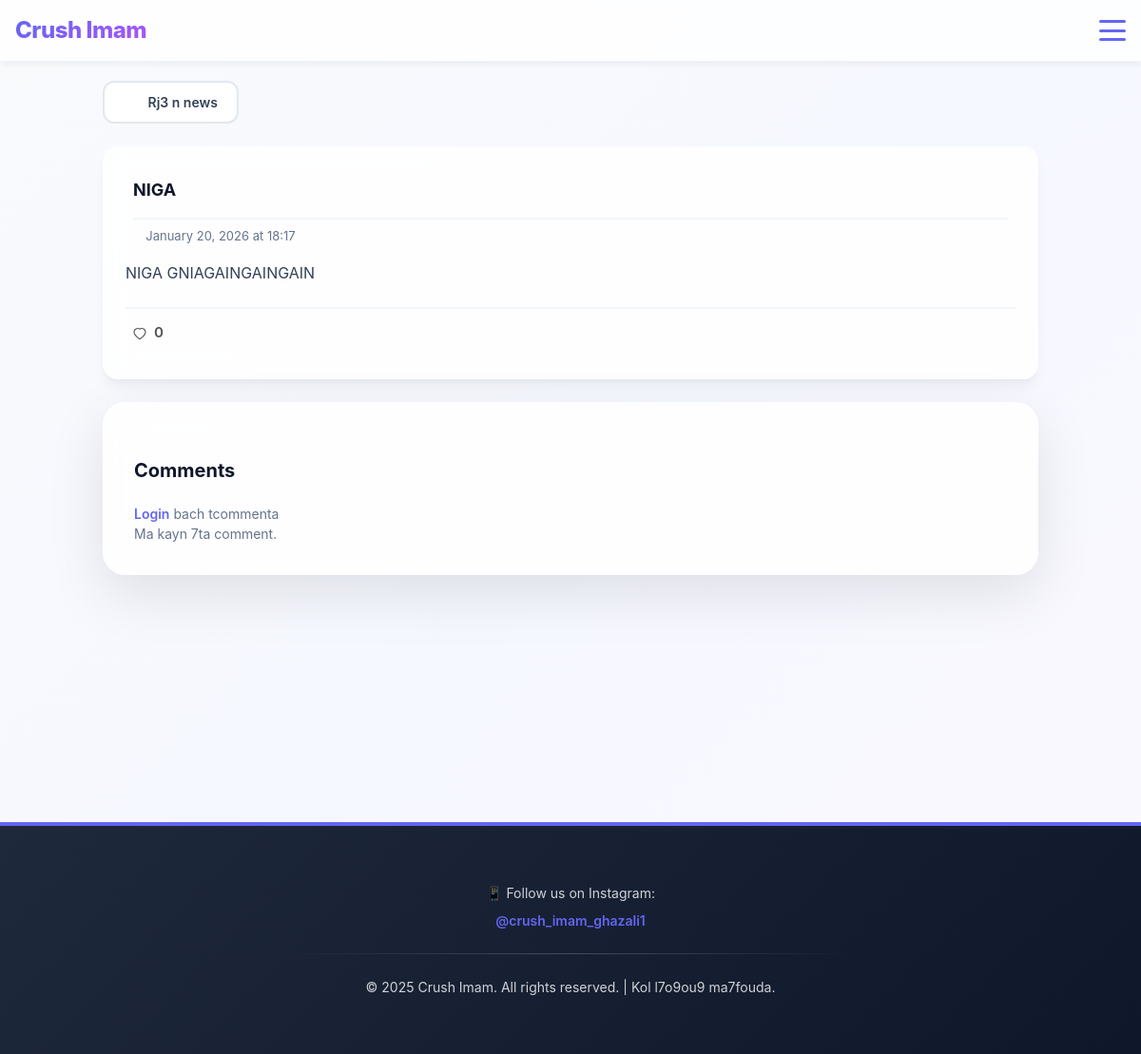
The page /news/1/ on the database its author committed.
### confessions/models.py (models this page shows, shortened)
class News(models.Model):
    title = models.CharField(max_length=255)
    body = models.TextField()
    image = models.ImageField(upload_to='news/', blank=True, null=True)
    created_at = models.DateTimeField(auto_now_add=True)
    author = models.ForeignKey(User, on_delete=models.SET_NULL, null=True, blank=True)
    comments = GenericRelation('Comment', related_query_name='news')
    votes = GenericRelation('Vote', related_query_name='news')
    class Meta:
            ordering = ['-created_at']
    @property
    def vote_total(self):
        res = self.votes.aggregate(total=Count('id'))
        return res.get('total') or 0

### confessions/views.py (the view, shortened to what this page needs)
# urls.py: path('news/<int:pk>/', views.news_detail, name='news_detail'),
def news_detail(request, pk):
    news = get_object_or_404(News, pk=pk)
    user_liked = False
    liked_comment_ids = []
    no_reply_comments = news.comments.filter(parent__isnull=True).all()
    return render(request, 'news_detail.html', {'news': news, 'user_liked': user_liked, 'liked_comment_ids': liked_comment_ids, 'no_reply_comments': no_reply_comments})

### templates/news_detail.html (shortened to what this page needs)
{% extends 'crushimam/base.html' %}
{% block content %}
<div class="container">
    <div class="confession-detail-wrapper">
        <a href="{% url 'news_list' %}" class="btn-back inline-flex items-center gap-2">
            <i class="fas fa-arrow-left"></i> Rj3 n news
        </a>
        <div class="confession-item">
            <div class="post-title">
                <h3>{{ news.title }}</h3>
            </div>
            <div class="confession-meta-detail">
                <span class="confession-date"><i class="fa-regular fa-calendar"></i> {{ news.created_at|date:"F d, Y \a\t H:i" }}</span>
            </div>
            <div class="confession-content">
                <p class="confession-full-text">{{ news.body|linebreaks }}</p>
            </div>
            <div class="votes">
                <form method="post" action="{% url 'add_vote' %}" class="vote-form like-control">
                    <button type="submit" class="action-icon like-btn {% if user.is_authenticated and user_liked %}liked{% endif %}" aria-pressed="{% if user_liked %}true{% else %}false{% endif %}">
                        <svg class="heart-icon" width="18" height="18" viewBox="0 0 24 24" fill="none" xmlns="http://www.w3.org/2000/svg" aria-hidden="true">
                            <path d="M12 21s-8-5.33-8-10a5 5 0 0 1 8-4 5 5 0 0 1 8 4c0 4.67-8 10-8 10z" stroke="currentColor" stroke-width="1.5" fill="none" stroke-linecap="round" stroke-linejoin="round"/>
                        </svg>
                        <span class="action-count">{{ news.vote_total|default:0 }}</span>
                    </button>
                </form>
            </div>
        </div>
        <div class="confession-detail-content">
            <div class="confession-detail-card">
                <div class="comments" style="margin-top:1.5rem">
                    <h4>Comments</h4>
                    {% if user.is_authenticated %}
                    <form method="post" action="{% url 'add_comment' %}" class="comment-form" style="margin-top:.75rem">
                        {% csrf_token %}
                        <input type="hidden" name="model" value="news">
                        <input type="hidden" name="object_id" value="{{ news.pk }}">
                        <textarea name="body" rows="3" placeholder="ktb comment dyalk..." required></textarea>
                        <button type="submit" class="btn btn-primary" style="margin-top:.5rem">Sifet</button>
                    </form>
                    {% else %}
                        <p class="muted"><a href="{% url 'account_login' %}">Login</a> bach tcommenta</p>
                    {% endif %}
                    <div class="comment-list">
                        {% for c in no_reply_comments %}
                            <div class="comment-item">
                                <div class="comment-meta">{% if c.user %}{{ c.user.username }}{% else %}Majhol{% endif %} • {{ c.created_at|date:'Y-m-d H:i' }}
                                    {% if c.user == user or user.is_staff %}
                                        <a href="{% url "delete_comment" c.pk %}" onclick="return confirm('Are you sure you want to delete this comment?');" class="btn comment-delete"><i class="fa-solid fa-trash-can"></i></a>
                                    {% endif %}
                                </div>
                                <div class="comment-body">{{ c.body }}</div>
                                <form method="post" action="{% url 'add_vote' %}" class="comment-like-form">
                                    {% csrf_token %}
                                    <input type="hidden" name="model" value="comment">
                                    <input type="hidden" name="object_id" value="{{ c.pk }}">
                                    <button type="submit" class="action-icon like-btn {% if user.is_authenticated and c.pk in liked_comment_ids %}liked{% endif %}" aria-pressed="{% if c.pk in liked_comment_ids %}true{% else %}false{% endif %}">
                                        <svg class="heart-icon" width="18" height="18" viewBox="0 0 24 24" fill="none" xmlns="http://www.w3.org/2000/svg" aria-hidden="true">
                                            <path d="M12 21s-8-5.33-8-10a5 5 0 0 1 8-4 5 5 0 0 1 8 4c0 4.67-8 10-8 10z" stroke="currentColor" stroke-width="1.5" fill="none" stroke-linecap="round" stroke-linejoin="round"/>
                                        </svg>
                                        <span class="action-count">{{ c.like_count|default:0 }}</span>
                                    </button>
                                </form>
                                <div class="comment-actions">
                                    {% if user.is_authenticated %}
                                    <form method="post" action="{% url 'add_comment' %}" class="reply-form" style="display:inline-block;">
                                        {% csrf_token %}
                                        <input type="hidden" name="model" value="news">
                                        <input type="hidden" name="object_id" value="{{ news.pk }}">
                                        <input type="hidden" name="parent_id" value="{{ c.pk }}">
                                        <button type="submit" class="btn btn-small" style="margin-left:6px">Reply</button>
                                    </form>
                                    <input type="text" name="body" placeholder="ktb reply..." required style="padding:6px 8px; border-radius:6px; border:1px solid #ddd;">
                                    {% endif %}
                                </div>
                                {% if c.replies.all %}
                                    <div class="replies" style="margin-top:.75rem; margin-left:12px">
                                        {% for r in c.replies.all %}
                                            <div class="comment-item" style="background:#fff; padding:8px;">
                                                <div class="comment-meta">{% if r.user %}{{ r.user.username }}{% else %}Majhol{% endif %} • {{ r.created_at|date:'Y-m-d H:i' }}
                                                    {% if r.user == user or user.is_staff %}
                                                        <a href="{% url "delete_comment" r.pk %}" onclick="return confirm('Are you sure you want to delete this comment?');" class="btn comment-delete"><i class="fa-solid fa-trash-can"></i></a>
                                                    {% endif %}
                                                </div>
                                                <div class="comment-body">{{ r.body }}</div>
                                                <div class="comment-actions" style="margin-top:.5rem; display:flex; gap:8px; align-items:center">
                                                    <form method="post" action="{% url 'add_vote' %}" class="comment-like-form">
                                                        {% csrf_token %}
                                                        <input type="hidden" name="model" value="comment">
                                                        <input type="hidden" name="object_id" value="{{ r.pk }}">
                                                        <button type="submit" class="action-icon like-btn {% if user.is_authenticated and r.pk in liked_comment_ids %}liked{% endif %}" aria-pressed="{% if r.pk in liked_comment_ids %}true{% else %}false{% endif %}">
                                                            <svg class="heart-icon" width="18" height="18" viewBox="0 0 24 24" fill="none" xmlns="http://www.w3.org/2000/svg" aria-hidden="true">
                                                                <path d="M12 21s-8-5.33-8-10a5 5 0 0 1 8-4 5 5 0 0 1 8 4c0 4.67-8 10-8 10z" stroke="currentColor" stroke-width="1.5" fill="none" stroke-linecap="round" stroke-linejoin="round"/>
                                                            </svg>
                                                            <span class="action-count">{{ r.like_count|default:0 }}</span>
                                                        </button>
                                                    </form>
                                                </div>
                                            </div>
                                        {% endfor %}
                                    </div>
                                {% endif %}
                            </div>
                        {% empty %}
                            <p class="muted">Ma kayn 7ta comment.</p>
                        {% endfor %}
                    </div>
                </div>
            </div>
        </div>
        </div>
    </div>
{% endblock %}

### static/css/styles.css (style rules this page uses)
:root { --color-primary: #6366f1; --color-primary-dark: #4f46e5; --color-secondary: #a855f7; --color-secondary-dark: #9333ea; --color-accent: #f59e0b; --color-rose: #f43f5e; --color-success: #10b981; --color-danger: #ef4444; --color-slate-50: #f8fafc; --color-slate-100: #f1f5f9; --color-slate-200: #e2e8f0; --color-slate-400: #94a3b8; --color-slate-500: #64748b; --color-slate-600: #475569; --color-slate-700: #334155; --color-slate-800: #1e293b; --color-slate-900: #0f172a; }
body { background: linear-gradient(135deg, #f8fafc 0%, rgba(224, 231, 255, 0.3) 50%, rgba(243, 232, 255, 0.3) 100%); font-family: -apple-system, BlinkMacSystemFont, 'Segoe UI', Roboto, 'Helvetica Neue', Arial, sans-serif; color: var(--color-slate-700); min-height: 100vh; margin: 0; }
.container { max-width: 800px; margin: 0 auto; padding: 24px 16px; }
.confession-item { background: rgba(255, 255, 255, 0.85); backdrop-filter: blur(12px); border: none; border-radius: 16px; padding: 24px; box-shadow: 0 10px 15px -3px rgba(0, 0, 0, 0.05), 0 4px 6px -2px rgba(100, 116, 139, 0.05); transition: all 0.3s ease; animation: fadeInUp 0.5s ease-out; animation-fill-mode: both; }
.confession-item:nth-child(2) { animation-delay: 0.2s; }
.confession-date { font-size: 13px; color: var(--color-slate-400); display: flex; gap: 5px; justify-items: center; align-items: center; }
.confession-content { margin: 16px 0; }
.action-icon { display: inline-flex; align-items: center; gap: 6px; padding: 6px 8px; border-radius: 8px; color: var(--color-slate-700); text-decoration: none; background: transparent; transition: transform 0.15s ease, background 0.15s ease; box-sizing: border-box; }
.action-icon.like-btn { background: transparent; box-shadow: none; border: none; padding: 4px 6px; border-radius: 8px; color: var(--color-slate-600); box-shadow: none !important; }
.action-icon.like-btn .heart-icon { display: inline-block; vertical-align: middle; }
.action-count { font-weight: 600; font-size: 0.95rem; }
button[type="submit"], input[type="submit"] { padding: 10px 20px; border-radius: 8px; font-weight: 600; font-size: 13px; border: none; cursor: pointer; background: linear-gradient(135deg, var(--color-primary) 0%, var(--color-secondary) 100%); color: white; transition: all 0.3s cubic-bezier(0.22, 0.9, 0.32, 1); box-shadow: 0 2px 8px rgba(99, 102, 241, 0.2); }
.container { max-width: 800px; margin: 0 auto; padding: 20px; min-height: 100vh; }
.confession-detail-wrapper { position: relative; }
.btn-back { display: inline-flex; align-items: center; gap: 8px; padding: 10px 20px; margin-bottom: 24px; background: white; border: 2px solid var(--color-slate-200); border-radius: 12px; color: var(--color-slate-700); text-decoration: none; font-weight: 600; font-size: 14px; transition: all 0.3s ease; }
.confession-detail-card { background: rgba(255, 255, 255, 0.85); backdrop-filter: blur(20px); border: 1px solid rgba(255, 255, 255, 0.5); border-radius: 24px; padding: 32px; box-shadow: 0 20px 60px rgba(0, 0, 0, 0.1); animation: slideUp 0.5s ease-out; margin-top: 24px; }
.post-title { display: flex; align-items: center; gap: 16px; margin: 8px; padding-bottom: 16px; border-bottom: 2px solid var(--color-slate-100); font-size: 18px; font-weight: 700; color: var(--color-slate-900); }
.confession-meta-detail { margin-bottom: 16px; }
.confession-date { font-size: 13px; color: var(--color-slate-500); }
.confession-content { margin-bottom: 24px; }
.confession-full-text { font-size: 16px; line-height: 1.7; color: var(--color-slate-800); white-space: pre-wrap; }
.votes { padding: 10px 0; border-top: 2px solid var(--color-slate-100); }
.vote-form, .comment-like-form { display: inline-flex; align-items: end; gap: 8px; }
.like-btn { background: transparent; border: none; cursor: pointer; font-size: 24px; padding: 8px; transition: all 0.2s ease; filter: grayscale(100%); }
.comments { margin-top: 24px; }
.comments h4 { font-size: 20px; font-weight: 700; color: var(--color-slate-900); margin-bottom: 20px; }
.comment-list { display: flex; flex-direction: column; gap: 16px; }
.muted { color: var(--color-slate-500); font-size: 14px; }
.muted a { color: var(--color-primary); text-decoration: none; font-weight: 600; }

### rows shown on the page
News: title "NIGA", created_at "January 20, 2026 at 18:17", body "NIGA GNIAGAINGAINGAIN", vote_total "0"
